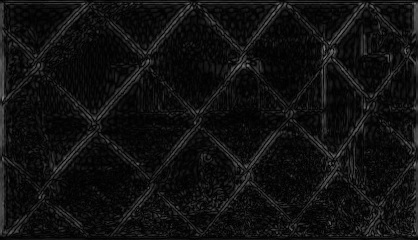
#> input picture BPF.jpg, 418 x 240 px, found by its file name
$ python 'phase 2b.py'
#> lines starting #> are read from the running program, lines starting #| are printed output that depends on the picture
import cv2
import pywt
import numpy as np
import matplotlib.pyplot as plt
from PIL import Image
import os

dir = os.path.dirname(__file__)
foldername = os.path.join(dir, 'Images')
os.chdir(foldername)

image = cv2.imread('BPF.jpg')
#> image is the input picture: shape (240, 418, 3); min 0, max 131, mean 16.3
gray_image = cv2.cvtColor(image, cv2.COLOR_BGR2GRAY)
cv2.imwrite('gray_image.png',gray_image)
x=np.asarray(Image.open("gray_image.png").convert("L"))
wp = pywt.WaveletPacket2D(data=x, wavelet='db1', mode='sym')
plt.imshow(wp.data,plt.cm.gray) # plot original image
plt.show()
h=wp['h'].data
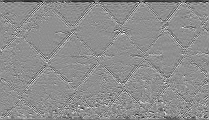
#> h: shape (120, 209) float64; min -68.5, max 53, mean -0.9; drawn with min black and max white
h[h<0.0]=0.0
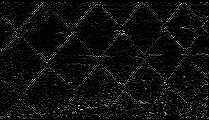
#> h: shape (120, 209) float64; min 0, max 53, mean 2.9; drawn with min black and max white
plt.imshow(h,plt.cm.gray) # plot horizontal decomposition of image
plt.show()

#h1 = np.asarray(Image.fromarray(h).convert("L"))
#plt.imshow(h1) # plot horizontal decomposition of image
#plt.show()
#(thresh, im_bw) = cv2.threshold(h1, 128, 255, cv2.THRESH_BINARY | cv2.#THRESH_OTSU)
#cv2.imwrite('binary_image.png', im_bw)


v=wp['v'].data
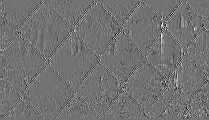
#> v: shape (120, 209) float64; min -71.5, max 88, mean 0.2; drawn with min black and max white
v[v<0.0]=0.0
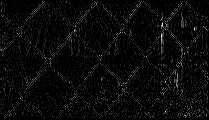
#> v: shape (120, 209) float64; min 0, max 88, mean 3.8; drawn with min black and max white
plt.imshow(v,plt.cm.gray) # plot vertical decomposition of image
plt.show()
d=wp['d'].data
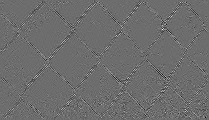
#> d: shape (120, 209) float64; min -57, max 76, mean -0.1; drawn with min black and max white
d[d<0.0]=0.0
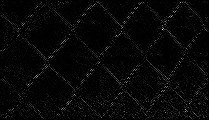
#> d: shape (120, 209) float64; min 0, max 76, mean 2.2; drawn with min black and max white
plt.imshow(d,plt.cm.gray) # plot diagonal decmposition of image
plt.show()


im_or = cv2.bitwise_or(h, d)
im_or = cv2.bitwise_or(im_or, v)
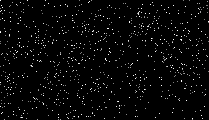
#> im_or: shape (120, 209) float64; 12.95% of the values are NaN or infinite; the others: min 0, max 1.8e+308, mean inf; drawn with min black, max white, NaN and infinite black
plt.title("ORed image")
plt.imshow(im_or,plt.cm.gray)
plt.show()
